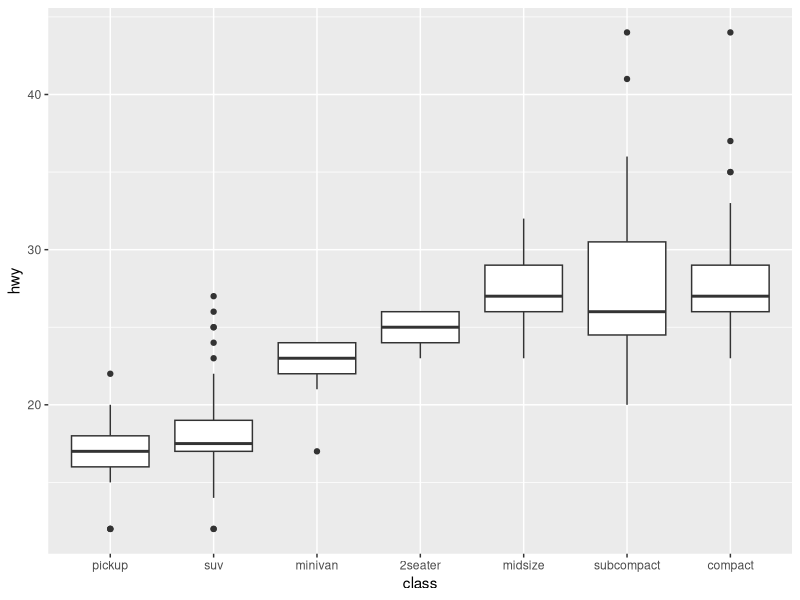

The R script that drew this image:
# Parte 5.5

#setwd("D:/Estudo/Tecnologias/BI/PowerBI/Cap12/R/ini-R/Export-RFiles")
#getwd()


library(ggplot2)
View(mpg)

ggplot(mpg, aes(x = reorder(class, hwy), y = hwy, fill - class)) +
  geom_boxplot() + 
  xlab("class")+
  theme(legend.position = "none")
